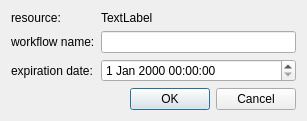
<?xml version="1.0" encoding="UTF-8"?>
<ui version="4.0">
 <class>SubmissionDlg</class>
 <widget class="QDialog" name="SubmissionDlg">
  <property name="geometry">
   <rect>
    <x>0</x>
    <y>0</y>
    <width>307</width>
    <height>119</height>
   </rect>
  </property>
  <property name="maximumSize">
   <size>
    <width>16777215</width>
    <height>119</height>
   </size>
  </property>
  <property name="windowTitle">
   <string>Workflow submission</string>
  </property>
  <layout class="QVBoxLayout" name="verticalLayout">
   <item>
    <layout class="QGridLayout" name="gridLayout">
     <item row="0" column="0">
      <widget class="QLabel" name="label">
       <property name="text">
        <string>resource:</string>
       </property>
      </widget>
     </item>
     <item row="0" column="1">
      <widget class="QLabel" name="resource_label">
       <property name="text">
        <string>TextLabel</string>
       </property>
      </widget>
     </item>
     <item row="1" column="0">
      <widget class="QLabel" name="label_2">
       <property name="text">
        <string>workflow name:</string>
       </property>
      </widget>
     </item>
     <item row="1" column="1">
      <widget class="QLineEdit" name="lineedit_wf_name"/>
     </item>
     <item row="2" column="0">
      <widget class="QLabel" name="label_3">
       <property name="text">
        <string>expiration date:</string>
       </property>
      </widget>
     </item>
     <item row="2" column="1">
      <widget class="QDateTimeEdit" name="dateTimeEdit_expiration"/>
     </item>
    </layout>
   </item>
   <item>
    <layout class="QHBoxLayout" name="horizontalLayout">
     <item>
      <spacer name="horizontalSpacer">
       <property name="orientation">
        <enum>Qt::Horizontal</enum>
       </property>
       <property name="sizeHint" stdset="0">
        <size>
         <width>40</width>
         <height>20</height>
        </size>
       </property>
      </spacer>
     </item>
     <item>
      <widget class="QDialogButtonBox" name="buttonBox">
       <property name="orientation">
        <enum>Qt::Horizontal</enum>
       </property>
       <property name="standardButtons">
        <set>QDialogButtonBox::Cancel|QDialogButtonBox::Ok</set>
       </property>
      </widget>
     </item>
    </layout>
   </item>
  </layout>
 </widget>
 <resources/>
 <connections>
  <connection>
   <sender>buttonBox</sender>
   <signal>accepted()</signal>
   <receiver>SubmissionDlg</receiver>
   <slot>accept()</slot>
   <hints>
    <hint type="sourcelabel">
     <x>248</x>
     <y>254</y>
    </hint>
    <hint type="destinationlabel">
     <x>157</x>
     <y>274</y>
    </hint>
   </hints>
  </connection>
  <connection>
   <sender>buttonBox</sender>
   <signal>rejected()</signal>
   <receiver>SubmissionDlg</receiver>
   <slot>reject()</slot>
   <hints>
    <hint type="sourcelabel">
     <x>316</x>
     <y>260</y>
    </hint>
    <hint type="destinationlabel">
     <x>286</x>
     <y>274</y>
    </hint>
   </hints>
  </connection>
 </connections>
</ui>
